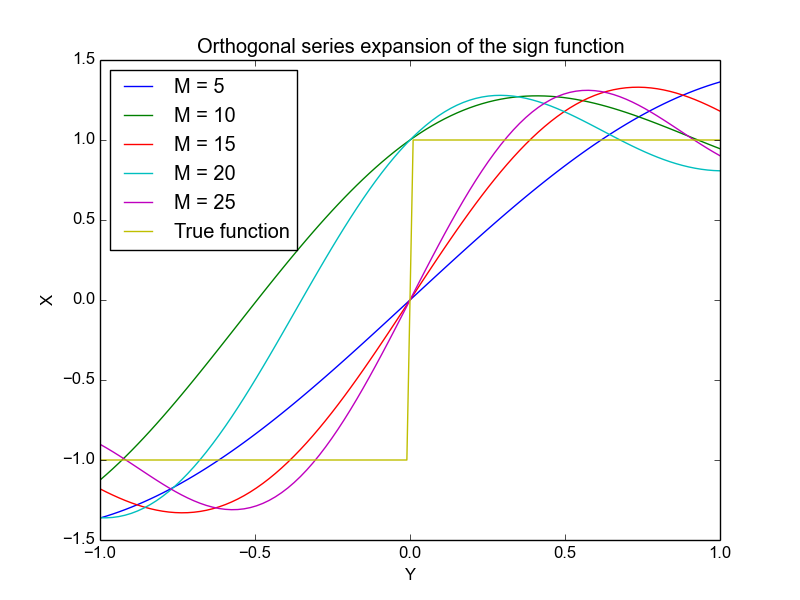

Recreate this plot in Python.
import chaospy as cp
import pylab as plt
import numpy as np

#I = cp.Uniform()
a = cp.Normal()
#a = cp.Uniform()
#dist = cp.J(a,I)

def U(x):
    return np.piecewise(x, [x < 0, x >= 0], [-1,1])
    
legend=[]
x = plt.linspace(-1,1, 100)

for m in range(5,30,5):
    P = cp.orth_ttr(m, a)
    nodes, weights = cp.generate_quadrature(m, a, rule="G")
    solves = U(nodes[0])
    U_hat = cp.fit_quadrature(P, nodes, weights, solves)

    
    legend.append("M = %d" % (m))
    plt.plot(x,U_hat(x))
    
plt.plot(x,U(x))
plt.ylim(-1.5,1.5)
plt.xlabel("Y")
plt.ylabel("X")
plt.title("Orthogonal series expansion of the sign function")
legend.append("True function")
plt.legend(legend, loc=2)
plt.savefig("gibbs.png")

plt.show()
